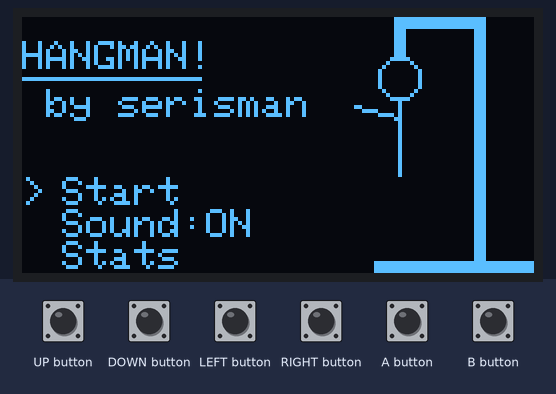
Bench run of a sketch on a simulated Arduboy, built with avr-gcc and run on an emulated ATmega32U4. Parts: 128×64 one-colour display. Inputs (shaded band) come from the test bench. Random numbers use the default seed unless the sketch sets one; EEPROM starts erased.

Above: at 1.2 s.
1.3 s: A button pressed for 0.15 s
At 1.55 s:
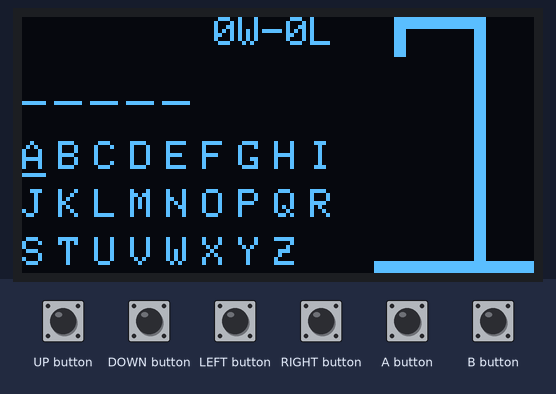
2.0 s: B button pressed for 0.15 s
At 3.2 s:
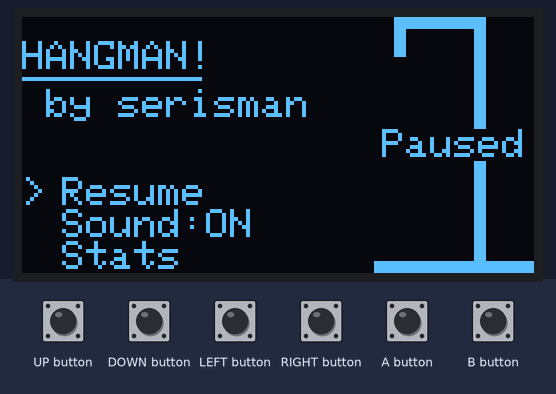
3.6 s: DOWN button pressed for 0.15 s
At 4.8 s:
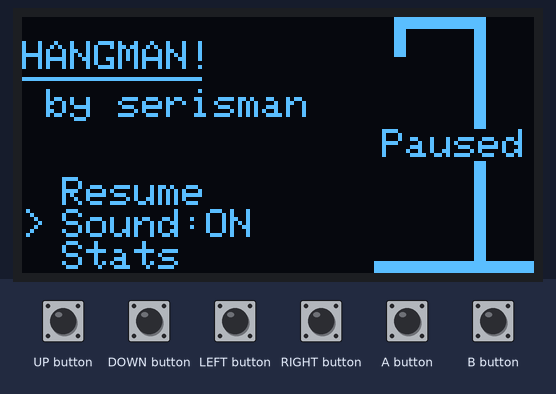
5.2 s: A button pressed for 1 s
At 5.9 s:
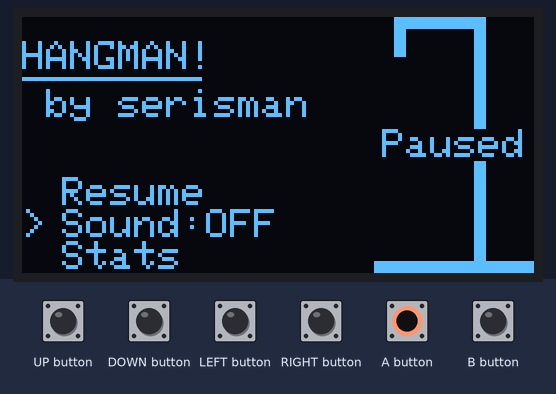
7.7 s: UP button pressed for 0.15 s
At 8.1 s:
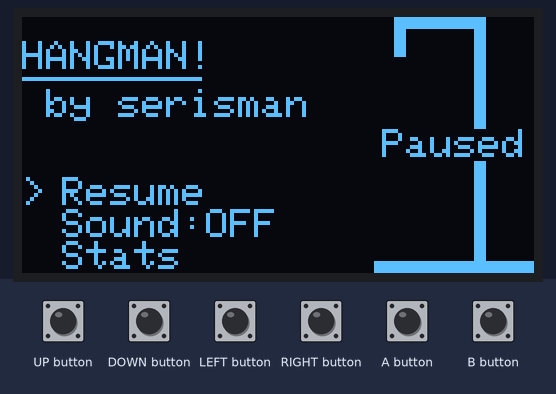
Timing chart, 0 to 10.3 s (numbered marks = the images above; inputs shaded):
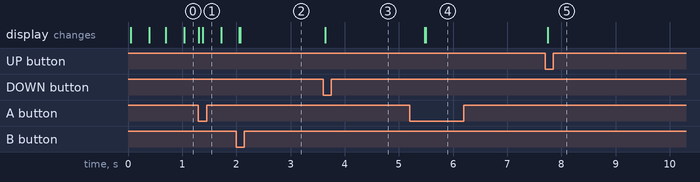

Measured:
- after the input at 3.6 s, the display: changes at once (image 3)
- after the input at 5.2 s, the display: first changes after 0.28 s (image 4 shows a later state)
- after the input at 7.7 s, the display: changes after 0.05 s (image 5)

The sketch:

Hangman.ino
```cpp
// HANGMAN!
// --------
// by serisman <arduboy@serisman.com>
//
// version: 1.2.1
//  - Minor formatting/structure changes
// version: 1.2.0
//  - Added Sound Effects (with ability to turn them off)
//  - Added a menu system (can always get back to the main menu with the B button)
//  - Moved the wins/losses score statistics to a separate screen with a reset option
// version: 1.1.0
//  - Added cumulative wins/losses tracking (save/restore to/from EEPROM)
//  - Show correct answer on loss
// version: 1.0.0
//  - Initial Release

#include <ArduboyTones.h>
#include <ArduboyTonesPitches.h>

#include <Arduboy2.h>
Arduboy2 arduboy;
ArduboyTones sound(arduboy.audio.enabled);

//#define DEBUG 1

#include "EEPROM_Utils.h"
#include "words.h"
#include "sounds.h"

#define FPS                 30u

#define MODE_TITLE    0
#define MODE_STATS    1
#define MODE_PLAY     2
#define MODE_CORRECT  4
#define MODE_DEAD     5

uint8_t mode = MODE_TITLE;
bool paused = false;

uint8_t wins = 99;
uint8_t losses = 99;
uint8_t hangman = 0;
uint16_t previousWordIndex = 0xFFFF;
char currentWord[9];
uint8_t cursor = 0;
uint8_t cursorBlink = 0;
uint8_t usedLetters[26];

char buf[30];

void setup() {
  arduboy.begin();
  arduboy.setFrameRate(FPS);
  sound.tones(soundWin);

  loadStats();
}

void loop() {
  if (arduboy.nextFrame()) {
    nextFrame();
  } else {
    arduboy.idle();
  }
}

void nextFrame() {
  arduboy.pollButtons();
  arduboy.clear();
  switch (mode) {
    case MODE_TITLE:    nextTitleFrame();   break;
    case MODE_STATS:    nextStatsFrame();   break;
    case MODE_PLAY:     nextPlayFrame();    break;
    case MODE_CORRECT:  nextCorrectFrame(); break;
    case MODE_DEAD:     nextDeadFrame();    break;
  }
  arduboy.display();
}

void showTitle(uint8_t cur) {
  mode = MODE_TITLE;
  cursor = cur;
}

void moveCursor(uint8_t num) {
  if (arduboy.justPressed(UP_BUTTON)) {
    if (cursor > 0) cursor --;
  } else if (arduboy.justPressed(DOWN_BUTTON)) {
    if (cursor < (num-1)) cursor ++;
  }
}

void nextTitleFrame() {
  moveCursor(3);

  if (arduboy.justPressed(A_BUTTON)) {
    if (cursor == 0)
      startPlaying();
    else if (cursor == 1)
      toggleSound();
    else if (cursor == 2)
      showStats();
    return;
  }

  if (!paused && arduboy.everyXFrames(FPS/3u)) {
    if (hangman < 6) hangman++;
    else hangman = 0;
  }

  drawLogo();
  drawTitleMenu();
  drawHangman();
}

void drawLogo() {
  arduboy.setCursor(0,6);
  arduboy.print(F("HANGMAN!"));
  arduboy.drawFastHLine(0,15,45);
  arduboy.setCursor(0,18);
  arduboy.print(F(" by serisman"));
}

void drawTitleMenu() {
  arduboy.setCursor(10,64-(8*3));
  if (paused)
    arduboy.print(F("Resume"));
  else
    arduboy.print(F("Start"));

  arduboy.setCursor(10,64-(8*2));
  arduboy.print(F("Sound:"));
  if (arduboy.audio.enabled()) {
    arduboy.print(F("ON"));
  } else {
    arduboy.print(F("OFF"));
  }

  arduboy.setCursor(10,64-(8*1));
  arduboy.print(F("Stats"));

  drawMenuCursor(3);
}

void drawMenuCursor(uint8_t num) {
  arduboy.setCursor(0,64-(8*num)+(cursor*8));
  arduboy.print(F(">"));
}

void toggleSound() {
  if (arduboy.audio.enabled()) {
    sound.tones(soundIncorrect);
    delay(250);
  }
  arduboy.audio.toggle();
  if (arduboy.audio.enabled()) {
    sound.tones(soundCorrect);
    delay(250);
  }
  arduboy.audio.saveOnOff();
}

void showStats() {
  mode = MODE_STATS;
  cursor = 1;
}

void nextStatsFrame() {
  moveCursor(2);

  if (arduboy.justPressed(A_BUTTON)) {
    if (cursor == 0)
      resetStats();
    else if (cursor == 1)
      showTitle(2);
    return;
  }

  if (arduboy.justPressed(B_BUTTON)) {
    showTitle(2);
    return;
  }

  if (!paused && arduboy.everyXFrames(FPS/3u)) {
    if (hangman < 6) hangman++;
    else hangman = 0;
  }

  drawStats();
  drawStatsMenu();
  drawHangman();
}

void loadStats() {
  EEPROM_init();
  wins = EEPROM_getWins();
  losses = EEPROM_getLosses();
}

void saveStats() {
	EEPROM_saveScore(wins, losses);
}

void resetStats() {
  wins = 0;
  losses = 0;
  saveStats();
}

void drawStats() {
  sprintf_P(buf, PSTR(" %u Wins\n %u Losses"), wins, losses);
  arduboy.setCursor(0,10);
  arduboy.print(buf);
}

void drawStatsMenu() {
  arduboy.setCursor(10,64-(8*2));
  arduboy.print(F("Reset"));

  arduboy.setCursor(10,64-(8*1));
  arduboy.print(F("Back"));

  drawMenuCursor(2);
}

void startPlaying() {
  if (!paused) {
    pickAWord();
    hangman = 0;
    memset(usedLetters, 0, sizeof(usedLetters));
  }
  paused = false;
  cursor = 0;
  mode = MODE_PLAY;
}

void nextPlayFrame() {
  if (arduboy.justPressed(RIGHT_BUTTON)) {
    if (cursor == 25) cursor = 0;
    else cursor++;
  }
  if (arduboy.justPressed(LEFT_BUTTON)) {
    if (cursor == 0) cursor = 25;
    else cursor--;
  }
  if (arduboy.justPressed(UP_BUTTON)) {
    if (cursor > 8) cursor -= 9;
  }
  if (arduboy.justPressed(DOWN_BUTTON)) {
    if (cursor < (26-9)) cursor += 9;
  }

  if (arduboy.justPressed(A_BUTTON)) {
    if (usedLetters[cursor] == 0) {
      usedLetters[cursor] = 1;
      scoreResponse(cursor+65);
    }
  }

#ifdef DEBUG
  if (arduboy.justPressed(B_BUTTON)) { // For easier testing...
    startPlaying();
    return;
  }
#endif

  if (arduboy.justPressed(B_BUTTON)) {
    paused = true;
    showTitle(0);
    return;
  }

  if (arduboy.everyXFrames(FPS/3u)) {
    cursorBlink = 1-cursorBlink;
  }

  drawScore();
  drawHangman();
  drawWord();
  drawKeyboard();
}

void nextCorrectFrame() {
  if (arduboy.justPressed(A_BUTTON)) {
    startPlaying();
    return;
  }
  if (arduboy.justPressed(B_BUTTON)) {
    showTitle(0);
    return;
  }

  drawScore();
  drawHangman();
  drawWord();
  drawCorrect();
}

void nextDeadFrame() {
  if (arduboy.justPressed(A_BUTTON)) {
    startPlaying();
    return;
  }
  if (arduboy.justPressed(B_BUTTON)) {
    showTitle(0);
    return;
  }

  drawScore();
  drawHangman();
  drawWord();
  drawDead();
}

void drawScore() {
  sprintf_P(buf, PSTR("%uW-%uL"), wins, losses);
  arduboy.setCursor((128-50)-(strlen(buf)*6),0);
  arduboy.print(buf);
}

void drawHangman() {
  const uint8_t LEFT = (128-45);
  // width: 50
  // height: 64

  arduboy.fillRect(LEFT+5, 61, 40, 3); // ground
  arduboy.fillRect(LEFT+30, 0, 3, 64); // post
  arduboy.fillRect(LEFT+10, 0, 20, 3); // bar
  arduboy.fillRect(LEFT+10, 0, 3, 10); // noose

  if (hangman > 0)  // head
    arduboy.drawCircle(LEFT+11, 15, 5);
  if (hangman > 1)  // body
    arduboy.drawFastVLine(LEFT+11, 20, 20);
  if (hangman > 2)  // left arm
    arduboy.drawLine(LEFT+0, 22, LEFT+11, 25);
  if (hangman > 3)  // right arm
    arduboy.drawLine(LEFT+22, 22, LEFT+11, 25);
  if (hangman > 4)  // left leg
    arduboy.drawLine(LEFT+0, 52, LEFT+11, 40);
  if (hangman > 5)  // right leg
    arduboy.drawLine(LEFT+22, 52, LEFT+11, 40);

  if (paused) {
    arduboy.setCursor(LEFT+7,64/2-4);
    arduboy.print(F("Paused"));
  }
}

void drawWord() {

#ifdef DEBUG
  arduboy.setCursor(0,0);
  arduboy.print(currentWord); // for easier testing...
#endif

  uint8_t x = 0;
  const uint8_t y = 12;
  for (uint8_t chr=0; chr<strlen(currentWord); chr++) {
    uint8_t letter = currentWord[chr];
    if (usedLetters[letter-65] == 1) {
      arduboy.setCursor(x, y);
      arduboy.write(letter);
    } else {
      if (mode == MODE_DEAD) {
        arduboy.setCursor(x, y);
        arduboy.write(letter+32); // be nice and show the correct answer
      }
      arduboy.drawFastHLine(x-1, y+9, 7);
    }
    x += 9;
  }
}

void drawKeyboard() {
  uint8_t x = 0;
  uint8_t y = 19;
  for (uint8_t chr=0; chr<26; chr++) {
    if (chr % 9 == 0) {
      x = 0;
      y += 12;
    } else {
      x += 9;
    }

    if (cursor == chr && cursorBlink) {
      arduboy.drawFastHLine(x-1, y+8, 7);
    }

    arduboy.setCursor(x, y);
    if (usedLetters[chr] == 0) {
      arduboy.write(chr+65);
    } else {
      arduboy.write(chr+97); // use lower case for already used letters
    }
  }
}

void drawCorrect() {
  arduboy.setCursor(0,35);
  arduboy.print(F("YOU GOT IT!"));
}

void drawDead() {
  arduboy.setCursor(0,35);
  arduboy.print(F("YOU'RE DEAD!"));
}

void scoreResponse(char letter) {
  bool allDone = true;
  bool letterOk = false;
  for (uint8_t chr=0; chr<strlen(currentWord); chr++) {
    char wordLetter = currentWord[chr];
    if (usedLetters[wordLetter-65] == 0)
      allDone = false;
    if (wordLetter == letter)
      letterOk = true;
  }

  if (allDone) {
    sound.tones(soundWin);
    mode = MODE_CORRECT;
    wins++;
    saveStats();
  } else if (letterOk) {
    sound.tones(soundCorrect);
  } else {
    hangman++;
    if (hangman == 6) {
      sound.tones(soundDead);
      mode = MODE_DEAD;
      losses++;
      saveStats();
    } else {
      sound.tones(soundIncorrect);
    }
  }
}

void pickAWord() {
  uint16_t newWordIndex;
  uint8_t wordCount;
  uint16_t offset=0;

  //arduboy.initRandomSeed();
  randomSeed(millis());
  do {
    newWordIndex = random(WORD_COUNT);
  } while (newWordIndex == previousWordIndex);
  previousWordIndex = newWordIndex;

  for (uint8_t wordLen=2; wordLen<=8; wordLen++) {
    wordCount = pgm_read_byte(WORD_COUNTS + wordLen);
    if (newWordIndex < wordCount) {
      memset(currentWord, 0, sizeof(currentWord));
      offset += (newWordIndex * (uint16_t)wordLen);
      for (uint8_t i=0; i<wordLen; i++, offset++) {
        currentWord[i] = pgm_read_byte(WORDS + offset);
      }
      return;
    }
    newWordIndex -= wordCount;
    offset += ((uint16_t)wordCount * (uint16_t)wordLen);
  }
}
```

EEPROM_Utils.h
```cpp
#ifndef EEPROM_UTILS_H
#define EEPROM_UTILS_H

#include <EEPROM.h>

#define EEPROM_START      (EEPROM_STORAGE_SPACE_START + 72)

void EEPROM_saveScore(uint8_t w, uint8_t l) {
  EEPROM.update(EEPROM_START+2, w);
  EEPROM.update(EEPROM_START+3, l);
}

uint8_t EEPROM_getWins() {
  return EEPROM.read(EEPROM_START+2);
}

uint8_t EEPROM_getLosses() {
  return EEPROM.read(EEPROM_START+3);
}

void EEPROM_init() {
  uint8_t h1 = EEPROM.read(EEPROM_START+0);
  uint8_t h2 = EEPROM.read(EEPROM_START+1);

  if (h1 != 'H' || h2 != 'M') {
    EEPROM.update(EEPROM_START+0, 'H');
    EEPROM.update(EEPROM_START+1, 'M');
    EEPROM_saveScore(0, 0);
  }
}

#endif
```

sounds.h
```cpp
#ifndef SOUNDS_H
#define SOUNDS_H

const uint16_t soundCorrect[] PROGMEM = {NOTE_F4,100,NOTE_A4,150,TONES_END};
const uint16_t soundWin[] PROGMEM = {NOTE_E4,100,NOTE_F4,100,NOTE_C5,250,TONES_END};
const uint16_t soundIncorrect[] PROGMEM = {NOTE_A4,100,NOTE_F3,150,TONES_END};
const uint16_t soundDead[] PROGMEM = {NOTE_D4,100,NOTE_B3,100,NOTE_E3,100,NOTE_F2,150,TONES_END};

#endif
```

Source omitted: words.h (18448 bytes)
